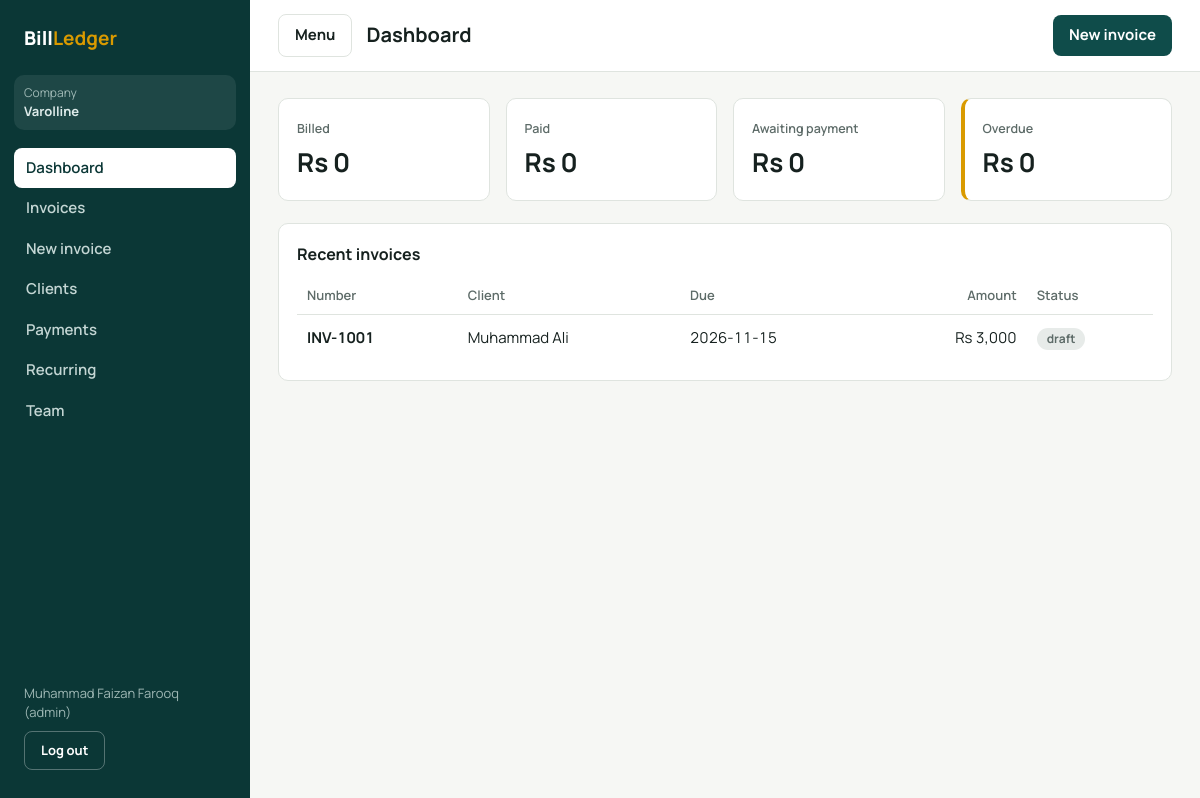
The app's page /dashboard (signed in) with its own data.
### app/models.py (models this page shows, shortened)
class Tenant(db.Model):
    __tablename__ = "tenants"
    id = db.Column(db.Integer, primary_key=True)
    name = db.Column(db.String(120), nullable=False)
    email = db.Column(db.String(120))
    address = db.Column(db.String(255))
    currency = db.Column(db.String(8), default="PKR")
    default_tax_rate = db.Column(db.Numeric(5, 2), default=0)
    created_at = db.Column(db.DateTime, default=datetime.utcnow)
    users = db.relationship("User", backref="tenant", lazy=True)
    clients = db.relationship("Client", backref="tenant", lazy=True)
    invoices = db.relationship("Invoice", backref="tenant", lazy=True)

class User(UserMixin, db.Model):
    __tablename__ = "users"
    id = db.Column(db.Integer, primary_key=True)
    tenant_id = db.Column(db.Integer, db.ForeignKey("tenants.id"), nullable=False, index=True)
    name = db.Column(db.String(120), nullable=False)
    email = db.Column(db.String(120), unique=True, nullable=False, index=True)
    password_hash = db.Column(db.String(255), nullable=False)
    role = db.Column(db.String(20), nullable=False, default="accountant")  # admin / accountant / client
    client_id = db.Column(db.Integer, db.ForeignKey("clients.id"))  # sirf client role ke liye
    created_at = db.Column(db.DateTime, default=datetime.utcnow)

class Invoice(db.Model):
    __tablename__ = "invoices"
    __table_args__ = (db.UniqueConstraint("tenant_id", "number", name="uq_invoice_number_per_tenant"),)
    id = db.Column(db.Integer, primary_key=True)
    tenant_id = db.Column(db.Integer, db.ForeignKey("tenants.id"), nullable=False, index=True)
    client_id = db.Column(db.Integer, db.ForeignKey("clients.id"), nullable=False)
    number = db.Column(db.String(30), nullable=False)          # INV-1001
    issue_date = db.Column(db.Date, default=date.today)
    due_date = db.Column(db.Date, nullable=False)
    status = db.Column(db.String(20), default="draft")         # draft / sent / paid / overdue
    tax_rate = db.Column(db.Numeric(5, 2), default=0)
    notes = db.Column(db.Text)
    created_at = db.Column(db.DateTime, default=datetime.utcnow)
    last_reminded = db.Column(db.Date)
    items = db.relationship("InvoiceItem", backref="invoice", cascade="all, delete-orphan", lazy=True)
    payments = db.relationship("Payment", backref="invoice", cascade="all, delete-orphan", lazy=True)
    @property
    def subtotal(self):
        return sum((i.amount for i in self.items), Decimal("0"))
    @property
    def tax_amount(self):
        return self.subtotal * Decimal(self.tax_rate or 0) / Decimal("100")
    @property
    def total(self):
        return self.subtotal + self.tax_amount

class Client(db.Model):
    __tablename__ = "clients"
    id = db.Column(db.Integer, primary_key=True)
    tenant_id = db.Column(db.Integer, db.ForeignKey("tenants.id"), nullable=False, index=True)
    name = db.Column(db.String(120), nullable=False)
    email = db.Column(db.String(120))
    phone = db.Column(db.String(40))
    address = db.Column(db.String(255))
    created_at = db.Column(db.DateTime, default=datetime.utcnow)
    invoices = db.relationship("Invoice", backref="client", lazy=True)

class InvoiceItem(db.Model):
    __tablename__ = "invoice_items"
    id = db.Column(db.Integer, primary_key=True)
    invoice_id = db.Column(db.Integer, db.ForeignKey("invoices.id"), nullable=False, index=True)
    description = db.Column(db.String(255), nullable=False)
    quantity = db.Column(db.Numeric(10, 2), default=1)
    unit_price = db.Column(db.Numeric(12, 2), default=0)
    @property
    def amount(self):
        return Decimal(self.quantity or 0) * Decimal(self.unit_price or 0)

### app/main/routes.py (the view)
@bp.route("/dashboard")
@roles_required(*STAFF)
def dashboard():
    sync_overdue()
    invoices = (Invoice.query.filter_by(tenant_id=current_user.tenant_id)
                .order_by(Invoice.created_at.desc()).all())
    live = [i for i in invoices if i.status != "draft"]
    zero = Decimal("0")
    stats = [
        ("Billed", sum((i.total for i in live), zero)),
        ("Paid", sum((p.amount for i in live for p in i.payments), zero)),
        ("Awaiting payment", sum((balance_of(i) for i in live if i.status == "sent"), zero)),
        ("Overdue", sum((balance_of(i) for i in live if i.status == "overdue"), zero)),
    ]
    return render_template("dashboard.html", stats=stats, recent=invoices[:5], active="dashboard")

### app/main/routes.py (called while the page is built)
def sync_overdue():
    changed = False
    for inv in Invoice.query.filter_by(tenant_id=current_user.tenant_id, status="sent"):
        if inv.due_date < date.today():
            inv.status = "overdue"
            changed = True
    if changed:
        db.session.commit()

### app/utils.py (called while the page is built)
def roles_required(*roles):
    def deco(f):
        @wraps(f)
        @login_required
        def wrapper(*args, **kwargs):
            if current_user.role not in roles:
                abort(403)
            return f(*args, **kwargs)
        return wrapper
    return deco

### app/templates/dashboard.html (shortened to what this page needs)
{% extends "base.html" %}
{% block heading %}Dashboard{% endblock %}
{% block content %}
<div class="stats">
  {% for label, value in stats %}
  <div class="card stat {{ 'due' if loop.last }}"><small>{{ label }}</small><strong>Rs {{ '{:,.0f}'.format(value) }}</strong></div>
  {% endfor %}
</div>
<div class="card"><h2>Recent invoices</h2>
<table class="tbl"><thead><tr><th>Number</th><th>Client</th><th>Due</th><th class="r">Amount</th><th>Status</th></tr></thead><tbody>
{% for i in recent %}
<tr><td><a href="{{ url_for('main.invoice_view', invoice_id=i.id) }}"><b>{{ i.number }}</b></a></td><td>{{ i.client.name }}</td><td>{{ i.due_date }}</td><td class="r">Rs {{ '{:,.0f}'.format(i.total) }}</td><td><span class="tag {{ i.status }}">{{ i.status }}</span></td></tr>
{% else %}
<tr><td colspan="5" class="empty">No invoices yet. Invoices will appear here once you create them.</td></tr>
{% endfor %}
</tbody></table></div>
{% endblock %}

### app/templates/base.html (shortened to what this page needs)
<!doctype html><html lang="en"><head><link rel="stylesheet" href="{{ url_for('static', filename='css/style.css') }}"></head>
<body><div class="shell">
<aside class="side" id="side">
  <a class="logo" href="{{ url_for('main.home') }}" style="display:block">Bill<b>Ledger</b></a>
  <div class="tenant"><span style="color:#9fb8b5;font-size:12px">Company</span><br><b>{{ current_user.tenant.name }}</b></div>
  <nav class="nav">
    {% if current_user.role == 'client' %}
    <a href="{{ url_for('main.portal') }}" class="{{ 'on' if active == 'portal' }}">My invoices</a>
    {% else %}
    <a href="{{ url_for('main.dashboard') }}" class="{{ 'on' if active == 'dashboard' }}">Dashboard</a>
    <a href="{{ url_for('main.invoices') }}" class="{{ 'on' if active == 'invoices' }}">Invoices</a>
    <a href="{{ url_for('main.invoice_new') }}" class="{{ 'on' if active == 'new' }}">New invoice</a>
    <a href="{{ url_for('main.clients') }}" class="{{ 'on' if active == 'clients' }}">Clients</a>
    <a href="{{ url_for('main.payments') }}" class="{{ 'on' if active == 'payments' }}">Payments</a>
    <a href="{{ url_for('main.recurring') }}" class="{{ 'on' if active == 'recurring' }}">Recurring</a>
    {% if current_user.role == 'admin' %}<a href="{{ url_for('main.team') }}" class="{{ 'on' if active == 'team' }}">Team</a>{% endif %}
    {% endif %}
  </nav>
  <div class="me">{{ current_user.name }} ({{ current_user.role }})
    <form method="post" action="{{ url_for('auth.logout') }}"><input type="hidden" name="csrf_token" value="{{ csrf_token() }}"><button class="btn ghost" style="margin-top:8px;color:#fff;border-color:rgba(255,255,255,.3)">Log out</button></form>
  </div>
</aside>
<div class="main"><header class="top"><button class="btn ghost menu" onclick="document.getElementById('side').classList.toggle('open')">Menu</button><h1>{% block heading %}{% endblock %}</h1>{% if current_user.role != 'client' %}<a class="btn" href="{{ url_for('main.invoice_new') }}">New invoice</a>{% endif %}</header>
<div class="wrap">{% include "_flash.html" %}{% block content %}{% endblock %}</div></div></div>
{% block scripts %}{% endblock %}</body></html>

### app/Static/css/style.css (style rules this page uses)
:root { --ink:#16211f;--mut:#5d6b68;--paper:#f6f7f4;--card:#fff;--line:#dfe4df;--brand:#0f4c4a;--brand2:#0b3736;--amber:#d99a00;--ok:#1b7f4b;--bad:#b3322e;--r:10px }
* { box-sizing:border-box;margin:0 }
body { font-family:Manrope,system-ui,sans-serif;background:var(--paper);color:var(--ink);font-size:15px;line-height:1.5;font-variant-numeric:tabular-nums }
a { color:inherit;text-decoration:none }
.shell { display:grid;grid-template-columns:250px 1fr;min-height:100vh }
.side { background:var(--brand2);color:#dfeceb;padding:20px 14px;position:sticky;top:0;height:100vh;display:flex;flex-direction:column;gap:6px }
.logo { font-weight:800;font-size:19px;padding:4px 10px 16px;color:#fff }
.logo b { color:var(--amber) }
.tenant { background:rgba(255,255,255,.08);border-radius:var(--r);padding:8px 10px;margin-bottom:12px;font-size:13px }
.nav a { display:block;padding:9px 12px;border-radius:8px;color:#c4d6d4;font-weight:600 }
.nav a.on { background:#fff;color:var(--brand2) }
.side .me { margin-top:auto;font-size:13px;padding:10px;color:#9fb8b5 }
.main { min-width:0 }
.top { display:flex;align-items:center;gap:14px;padding:14px 28px;border-bottom:1px solid var(--line);background:var(--card) }
.top h1 { font-size:20px;flex:1 }
.menu { display:none }
.wrap { padding:26px 28px;max-width:1180px }
.stats { display:grid;grid-template-columns:repeat(4,1fr);gap:16px;margin-bottom:22px }
.card { background:var(--card);border:1px solid var(--line);border-radius:var(--r);padding:18px }
.stat small { color:var(--mut);font-weight:600 }
.stat strong { display:block;font-size:26px;margin-top:4px }
.stat.due { border-left:4px solid var(--amber) }
.card h2 { font-size:16px;margin-bottom:12px }
.tbl { width:100%;border-collapse:collapse }
.tbl th { text-align:left;color:var(--mut);font-size:13px;font-weight:600;padding:8px 10px;border-bottom:1px solid var(--line) }
.tbl td { padding:12px 10px;border-bottom:1px solid var(--line) }
.tbl tr:last-child td { border:0 }
.r { text-align:right!important }
.tag { display:inline-block;padding:2px 10px;border-radius:99px;font-size:12px;font-weight:700 }
.draft { background:#e7ebe9;color:var(--mut) }
.btn { display:inline-block;background:var(--brand);color:#fff;border:0;border-radius:8px;padding:9px 16px;font:inherit;font-weight:700;cursor:pointer }
.btn.ghost { background:none;color:var(--ink);border:1px solid var(--line) }
.side form { margin:0 }

### records on screen
Tenant: tenant.name "Varolline"
User: name "Muhammad Faizan Farooq", role "admin"
Invoice: number "INV-1001", client.name "Muhammad Ali", due_date "2026-11-15", status "draft"
InvoiceItem: total "3,000"

### other values on screen
{{ label }} "Billed" "Paid" "Awaiting payment" "Overdue"
{{ '{:,.0f}'.format(value) }} "0" "0" "0" "0"
